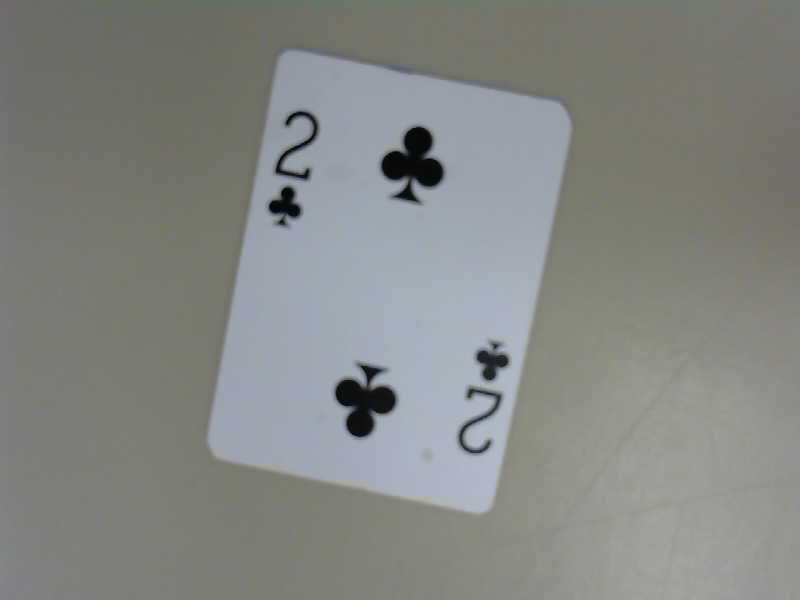
#> input picture test.jpg, 800 x 600 px
$ python resize.py
#> lines starting #> are read from the running program, lines starting #| are printed output that depends on the picture
import numpy as np
import cv2
import matplotlib.pyplot as plt


input_img = cv2.imread("test.jpg",cv2.IMREAD_GRAYSCALE)
#> input_img: shape (600, 800); min 0, max 191, mean 134
img = cv2.resize(input_img, (50, 50))
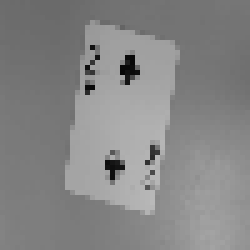
#> img: shape (50, 50) (shown 5 times larger); min 8, max 185, mean 133.9
cv2.putText(input_img, "Disgust",(50,100), cv2.FONT_HERSHEY_SIMPLEX, 2, 10, 10)
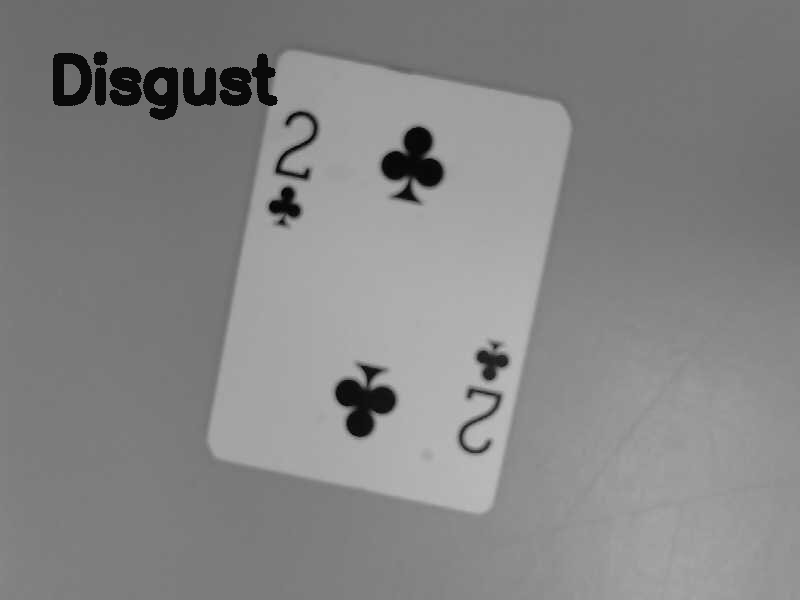
#> input_img: shape (600, 800); min 0, max 191, mean 132.6

plt.imshow(input_img,cmap = 'gray')

plt.show()
